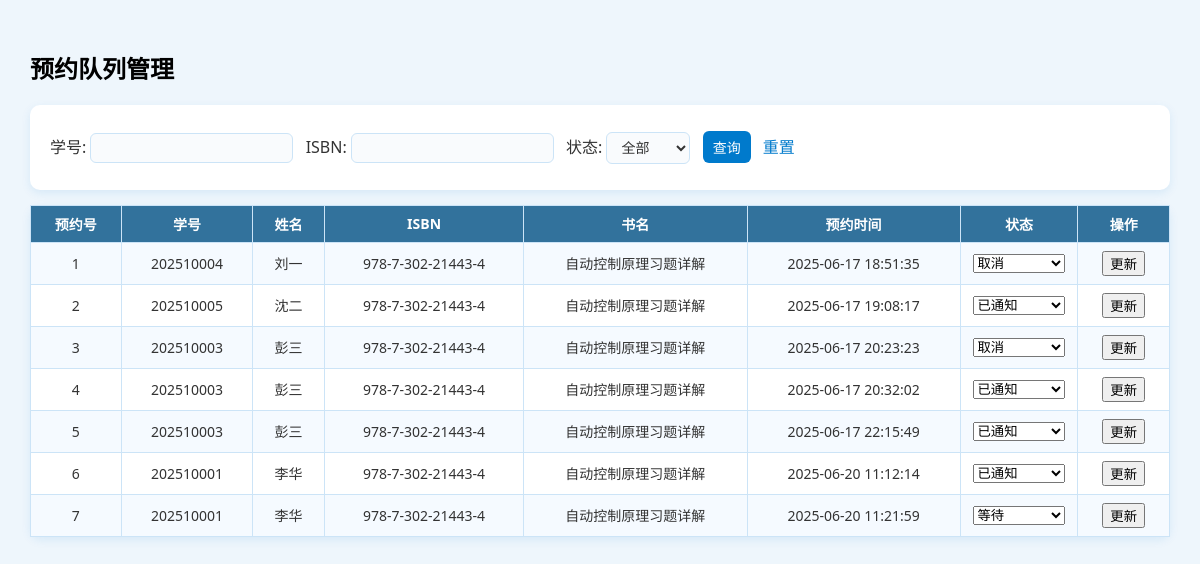
/php/admin/manage_reservations.php (signed in), run on the app's committed database.
### tables this page shows
CREATE TABLE `reservation`  (
  `reserve_id` int NOT NULL AUTO_INCREMENT,
  `ISBN` varchar(20) NULL DEFAULT NULL,
  `student_id` varchar(20) NULL DEFAULT NULL,
  `reserve_time` datetime NULL DEFAULT CURRENT_TIMESTAMP,
  `status` enum('等待','已通知','取消') NULL DEFAULT '等待',
  PRIMARY KEY (`reserve_id`) USING BTREE,
  INDEX `ISBN`(`ISBN` ASC) USING BTREE,
  INDEX `student_id`(`student_id` ASC) USING BTREE,
  CONSTRAINT `reservation_ibfk_1` FOREIGN KEY (`ISBN`) REFERENCES `book` (`ISBN`) ON DELETE RESTRICT ON UPDATE RESTRICT,
  CONSTRAINT `reservation_ibfk_2` FOREIGN KEY (`student_id`) REFERENCES `student` (`student_id`) ON DELETE RESTRICT ON UPDATE RESTRICT
);

CREATE TABLE `student`  (
  `student_id` varchar(20) NOT NULL,
  `name` varchar(20) NOT NULL,
  `gender` enum('男','女') NULL DEFAULT NULL,
  `department` varchar(50) NULL DEFAULT NULL,
  `major` varchar(50) NULL DEFAULT NULL,
  `grade` varchar(10) NULL DEFAULT NULL,
  `class` varchar(20) NULL DEFAULT NULL,
  `contact` varchar(20) NULL DEFAULT NULL,
  `email` varchar(50) NULL DEFAULT NULL,
  `status` enum('正常','冻结','挂失') NULL DEFAULT '正常',
  `max_borrow` int NULL DEFAULT 5,
  `current_borrow` int NULL DEFAULT 0,
  `password` varchar(64) NOT NULL,
  PRIMARY KEY (`student_id`) USING BTREE
);

CREATE TABLE `book`  (
  `ISBN` varchar(20) NOT NULL,
  `title` varchar(100) NOT NULL,
  `author` varchar(50) NULL DEFAULT NULL,
  `publisher` varchar(50) NULL DEFAULT NULL,
  `publish_date` year NULL DEFAULT NULL,
  `price` decimal(10, 2) NULL DEFAULT NULL,
  `category` varchar(20) NULL DEFAULT NULL,
  `location` varchar(50) NULL DEFAULT NULL,
  `total_copies` int NULL DEFAULT 0,
  `available_copies` int NULL DEFAULT 0,
  `status` enum('在架','借出','遗失','下架') NULL DEFAULT '在架',
  `description` text NULL,
  `cover_image` varchar(255) NULL DEFAULT NULL,
  PRIMARY KEY (`ISBN`) USING BTREE
);

### php/admin/manage_reservations.php (the view, shortened to what this page needs)
<?php
require_once '../db_connect.php';
$student_id = $_GET['student_id'] ?? '';
$isbn = $_GET['isbn'] ?? '';
$sql = "SELECT r.*, s.name AS student_name, b.title AS book_title
        FROM reservation r
        JOIN student s ON r.student_id = s.student_id
        JOIN book b ON r.ISBN = b.ISBN
        WHERE 1=1";
$sql .= " ORDER BY reserve_time ASC";
$stmt = $conn->prepare($sql);
$stmt->execute();
$result = $stmt->get_result();
?>
<!DOCTYPE html>
<html lang="zh-CN">
<head>
    <link rel="stylesheet" href="../../css/manage_books.css">
</head>
<body>
    <h2>预约队列管理</h2>
    <form method="get">
        学号: <input type="text" name="student_id" value="<?= htmlspecialchars($student_id) ?>">
        ISBN: <input type="text" name="isbn" value="<?= htmlspecialchars($isbn) ?>">
        状态:
        <select name="status">
            <option value="">全部</option>
        </select>
        <button type="submit">查询</button>
        <a href="manage_reservation.php">重置</a>
    </form>
    <table border="1" cellpadding="6">
        <tr>
            <th>预约号</th><th>学号</th><th>姓名</th><th>ISBN</th><th>书名</th>
            <th>预约时间</th><th>状态</th><th>操作</th>
        </tr>
        <?php while ($row = $result->fetch_assoc()): ?>
        <tr>
            <form method="post">
                <td><?= $row['reserve_id'] ?></td>
                <td><?= htmlspecialchars($row['student_id']) ?></td>
                <td><?= htmlspecialchars($row['student_name']) ?></td>
                <td><?= htmlspecialchars($row['ISBN']) ?></td>
                <td><?= htmlspecialchars($row['book_title']) ?></td>
                <td><?= $row['reserve_time'] ?></td>
                <td>
                    <select name="status">
                        <option value="等待" <?= $row['status'] === '等待' ? 'selected' : '' ?>>等待</option>
                        <option value="已通知" <?= $row['status'] === '已通知' ? 'selected' : '' ?>>已通知</option>
                        <option value="取消" <?= $row['status'] === '取消' ? 'selected' : '' ?>>取消</option>
                    </select>
                </td>
                <td><button type="submit">更新</button></td>
            </form>
        </tr>
        <?php endwhile; ?>
    </table>
</body>
</html>

### css/manage_books.css (style rules this page uses)
body { font-family: "Segoe UI", "Microsoft YaHei", sans-serif; background-color: #eef6fc; margin: 0; padding: 30px; color: #333; }
h2 { color: #000000; margin-bottom: 20px; }
form, table { margin-top: 15px; background-color: #ffffff; padding: 20px; border-radius: 10px; box-shadow: 0 3px 10px rgba(0, 122, 204, 0.1); }
form input, form select, form textarea, form button { font-size: 14px; padding: 6px 10px; margin: 6px 8px 6px 0; border: 1px solid #cce4f7; border-radius: 6px; background-color: #f9fbfd; color: #333; }
form button { background-color: #007acc; color: #fff; border: none; cursor: pointer; transition: background-color 0.2s; }
a { color: #007acc; text-decoration: none; }
table { border-collapse: collapse; width: 100%; font-size: 14px; }
table th, table td { border: 1px solid #cce4f7; padding: 8px 12px; text-align: center; }
table th { background-color: #32729c; color: white; }
table tr:nth-child(even) { background-color: #f5faff; }
table input, table select { width: 100%; box-sizing: border-box; }

### data on the page
reservation: reserve_id "1", student "202510004", student.name "刘一", ISBN "978-7-302-21443-4", ISBN.title "自动控制原理习题详解", reserve_time "2025-06-17 18:51:35", status "取消"
reservation: reserve_id "2", student "202510005", student.name "沈二", ISBN "978-7-302-21443-4", ISBN.title "自动控制原理习题详解", reserve_time "2025-06-17 19:08:17", status "已通知"
reservation: reserve_id "3", student "202510003", student.name "彭三", ISBN "978-7-302-21443-4", ISBN.title "自动控制原理习题详解", reserve_time "2025-06-17 20:23:23", status "取消"
reservation: reserve_id "4", student "202510003", student.name "彭三", ISBN "978-7-302-21443-4", ISBN.title "自动控制原理习题详解", reserve_time "2025-06-17 20:32:02", status "已通知"
reservation: reserve_id "5", student "202510003", student.name "彭三", ISBN "978-7-302-21443-4", ISBN.title "自动控制原理习题详解", reserve_time "2025-06-17 22:15:49", status "已通知"
reservation: reserve_id "6", student "202510001", student.name "李华", ISBN "978-7-302-21443-4", ISBN.title "自动控制原理习题详解", reserve_time "2025-06-20 11:12:14", status "已通知"
reservation: reserve_id "7", student "202510001", student.name "李华", ISBN "978-7-302-21443-4", ISBN.title "自动控制原理习题详解", reserve_time "2025-06-20 11:21:59", status "等待"
